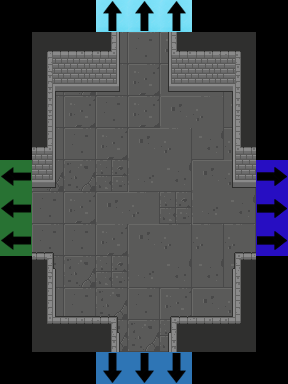

A level layout from a 2D game, rendered from its tile map. Below: a short description, then the map file with its tile-grid data intact:
An orthogonal 9x12 tile map with 32x32 px tiles, 3 tile layers (Floor, Flags, Walls), 2 tilesets.

<map version="1.2" tiledversion="1.2.3" orientation="orthogonal" renderorder="right-down" width="9" height="12" tilewidth="32" tileheight="32" infinite="0" nextlayerid="35" nextobjectid="1">
 <tileset firstgid="1" source="Dungeon_Tileset_2.tsx" />
 <tileset firstgid="321" source="flags.tsx" />
 <layer id="32" name="Floor" width="9" height="12">
  <data encoding="csv">
0,0,0,0,0,0,0,0,0,
0,89,89,89,89,90,91,92,0,
0,89,105,89,90,91,92,92,0,
0,89,90,89,90,91,92,108,0,
0,89,89,90,91,92,108,92,0,
0,105,105,106,107,108,91,92,0,
0,89,90,91,92,106,107,108,0,
0,89,89,90,91,92,92,92,0,
0,89,105,106,107,108,108,108,0,
0,89,89,105,89,90,91,92,0,
0,105,105,105,105,106,107,108,0,
0,0,0,0,0,0,0,0,0
</data>
 </layer>
 <layer id="33" name="Flags" width="9" height="12">
  <data encoding="csv">
0,0,0,327,327,327,0,0,0,
0,0,0,0,0,0,0,0,0,
0,0,0,0,0,0,0,0,0,
0,0,0,0,0,0,0,0,0,
0,0,0,0,0,0,0,0,0,
326,0,0,0,0,0,0,0,324,
326,0,0,0,0,0,0,0,324,
326,0,0,0,0,0,0,0,324,
0,0,0,0,0,0,0,0,0,
0,0,0,0,0,0,0,0,0,
0,0,0,0,0,0,0,0,0,
0,0,0,325,325,325,0,0,0
</data>
 </layer>
 <layer id="34" name="Walls" width="9" height="12">
  <data encoding="csv">
0,0,0,0,0,0,0,0,0,
0,4,34,66,0,67,34,6,0,
0,20,50,82,0,83,50,22,0,
0,19,0,0,0,0,0,17,0,
0,66,0,0,0,0,0,67,0,
0,82,0,0,0,0,0,83,0,
0,0,0,0,0,0,0,39,0,
0,98,0,0,0,0,0,99,0,
0,114,0,0,0,0,0,115,0,
0,36,37,98,0,99,37,38,0,
0,52,53,114,0,115,53,54,0,
0,0,0,0,0,0,0,0,0
</data>
 </layer>
</map>